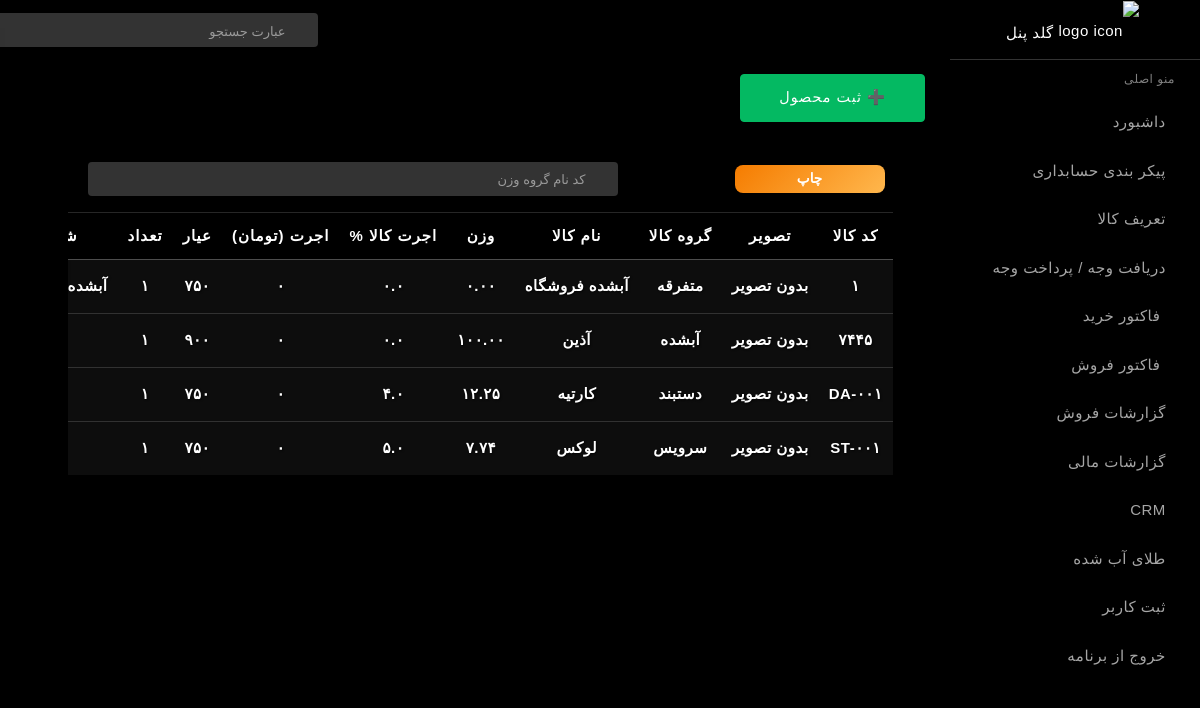
/product (signed in), run on the app's committed database.
### dashboard/models.py (models this page shows, shortened)
class Product(models.Model):
    CATEGORY_CHOICES = [
        ('ab','آبشده'),
        ('mot','متفرقه'),
        ('bracelet', 'دستبند'),
        ('earing', 'گوشواره'),
        ('neckles', 'گردنبند'),
        ('set','سرویس'),
        ('ring', 'انگشتر'),
        ("coine","سکه"),
        ("nimset","نیم ست"),
        ("medal","مدال"),
        ("zanjir","زنجیر"),
        ('other','سایر')
    ]
    code=models.CharField(max_length=10,unique=True)
    name = models.CharField(max_length=200)
    category = models.CharField(max_length=50, choices=CATEGORY_CHOICES, default='bracelet')
    weight = models.DecimalField(max_digits=8, decimal_places=2, null=False, blank=False)
    initial_weight = models.DecimalField(max_digits=10,decimal_places=2,null=True,blank=True,verbose_name="وزن اولیه خرید")
    description = models.TextField(blank=True, null=True)
    quantity = models.PositiveIntegerField(null=True, blank=True,default=0)
    image = models.ImageField(upload_to='products/', blank=True, null=True)
    purity = models.CharField(max_length=10, verbose_name="عیار",default='750')
    labor = models.DecimalField(max_digits=4, decimal_places=1, default=0 , null=True, blank=True)  # اجرت هر گرم طلا
    laborprice = models.DecimalField(max_digits=14, decimal_places=0, default=0 , null=True, blank=True)  # اجرت هر گرم طلا
    price = models.DecimalField(max_digits=14, decimal_places=0, default=0 , null=True, blank=True)
    barcode_image = models.TextField(blank=True, null=True)  # ذخیره base64
    created = models.DateTimeField(auto_now_add=True)

### dashboard/views.py (the view)
# urls.py: path('product',views.product_view,name='product'),
@login_required(login_url='/')  # مسیر صفحه لاگین شما
def product_view(request):
    if request.method=='POST':
        form = ProductForm(request.POST, request.FILES)
        if form.is_valid():
            form.save()
            return redirect('product')
        else:
            print(form.errors)
            print('notvalid')
    else:
        form = ProductForm()
    products = list(Product.objects.all())
    products.sort(key=lambda x: 0 if x.code == '1' else 1)
    categories = category_map
    return render(request,'product.html',{'form':form,'products':products,'categories':categories})

### dashboard/templatetags/jalali_tags.py (called while the page is built)
def to_persian_digits(value: str) -> str:
    if value is None:
        return ""
    value = str(value)
    for i, d in enumerate("0123456789"):
        value = value.replace(d, PERSIAN_DIGITS[i])
    return value

@register.filter
def persian_digits(value):
    return to_persian_digits(value)

@register.filter
def persian_intcomma(value):
    if value is None:
        return ""
    try:
        number = Decimal(str(value))
    except (InvalidOperation, ValueError):
        return to_persian_digits(value)
    parts = str(number).split(".")
    integer_part = int(parts[0])
    formatted_int = f"{integer_part:,}"  # سه رقم سه رقم جدا
    if len(parts) > 1:  # اگر اعشار داشت
        decimal_part = parts[1].rstrip("0")  # صفرهای اضافه آخر حذف بشه
        if decimal_part:
            formatted = f"{formatted_int}.{decimal_part}"
        else:
            formatted = formatted_int
    else:
        formatted = formatted_int
    return to_persian_digits(formatted)

@register.filter
def cat_fa(value):
    mapping = {
        'bracelet': 'دستبند',
        'earing': 'گوشواره',
        'neckles': 'گردنبند',
        'ring': 'انگشتر',
        "coine":"سکه",
        "set":"سرویس",
        "nimset":"نیم ست",
        "medal":"مدال",
        "zanjir":"زنجیر",
        'ab':'آبشده',
        'mot':'متفرقه',
        'other':'سایر',
    }
    return mapping.get(value, value)

### dashboard/templates/product.html (shortened to what this page needs)
{% extends "_newsidebar.html" %}
{% block content %}
{%load static %}
{% load jalali_tags %}
        <button type="button" class="btn btn-success btn-lg  mt-1 mb-3 flex-shrink-0 "
            data-bs-toggle="modal" data-bs-target="#addModal" >
            ➕ ثبت محصول
        </button>
        <div class="col-lg-12">
            <div class="card mt-1">
                <div class="card-body">
                    <div class="d-flex justify-content-between align-items-center mb-3">
                        <button id="printProducts" class="btn-action mr-2" style="width: 150px;">چاپ </button>
                        <form class="search-bar">
                            <input type="text" id="productSearchInput" class="form-control " placeholder="کد نام گروه وزن">
                            <a href="javascript:void();"><i class="icon-magnifier"></i></a>
                        </form>
                    </div>
                    <div class="table-container table-responsive">
                        <table class="table table-hover table-glass" id="productTable">
                            <thead>
                                <tr>
                                    <th>کد کالا</th>
                                    <th>تصویر</th>
                                    <th>گروه کالا</th>
                                    <th>نام کالا</th>
                                    <th>وزن</th>
                                    <th>اجرت کالا %</th>
                                    <th>اجرت (تومان)</th>
                                    <th>عیار</th>
                                    <th>تعداد</th>
                                    <th>شرح کالا</th>
                                </tr>
                            </thead>
                            <tbody>
                                {% for product in products %}
                                    <tr id="product-row-{{ product.id }}">
                                       <td class="td-code">{{product.code|persian_digits}}</td>
                                    <td class="td-image">
                                        {% if product.image %}
                                            <img src="{{ product.image.url }}" alt='{{product.name}}' width="50">
                                        {% else %}
                                            بدون تصویر
                                        {% endif %}
                                    </td>
                                    <td class="td-category" data-value="{{ product.category }}">{{ product.category|cat_fa }}</td>
                                    <td class="td-name">{{ product.name }}</td>
                                    <td class="td-weight">{{ product.weight|persian_digits }}</td>
                                    <td class="td-labor">{{ product.labor|floatformat:1|persian_digits }}</td>
                                    <td class="td-laborprice">{{ product.laborprice|persian_intcomma }}</td>
                                    <td class="td-purity">{{ product.purity|persian_digits }}</td>
                                    <td class="td-quantity">{{ product.quantity|persian_digits }}</td>
                                    <td class="td-description">{{ product.description|persian_digits}}</td>
                                </tr>
                                {% empty %}
                                <tr>
                                    <td colspan="10" class="text-center text-centered">هیچ محصولی ثبت نشده است.</td>
                                </tr>
                                {% endfor %}
                            </tbody>
                        </table>
                    </div>
                </div>
            </div>
        </div>
    </div>
{% endblock %}

### dashboard/templates/product.html (style rules this page uses)
body { margin-left: 10px; }
#productTable th, #productTable td { color: #fff; font-weight: 600; border-top: 1px solid rgba(255,255,255,.15); font-size: 15px; text-shadow: 1px 1px 2px rgba(0,0,0,0.7); white-space: nowrap; padding: 12px 10px !important; vertical-align: middle; text-align: center; }
#productTable thead th { position: sticky; top: 0; background: rgba(0,0,0,0.35); z-index: 10; text-shadow: 1px 1px 2px rgba(0,0,0,0.8); }
#printProducts { font-size: 0.85rem; padding: 4px 10px; margin-right: 5px; margin-top: 1px; height: auto; border: none; border-radius: 8px; color: #fff; font-weight: 600; cursor: pointer; transition: all 0.3s ease; box-shadow: 0 4px 10px rgba(0,0,0,0.25); }
#printProducts { background: linear-gradient(135deg, #f57c00, #ffb74d); }

### data on the page
Product: code|persian_digits "۱", image "بدون تصویر", category|cat_fa "متفرقه", name "آبشده فروشگاه", weight|persian_digits "۰.۰۰", labor|persian_digits "۰.۰", laborprice|persian_intcomma "۰", purity|persian_digits "۷۵۰", quantity|persian_digits "۱", description|persian_digits "آبشده…"
Product: code|persian_digits "۷۴۴۵", image "بدون تصویر", category|cat_fa "آبشده", name "آذین", weight|persian_digits "۱۰۰.۰۰", labor|persian_digits "۰.۰", laborprice|persian_intcomma "۰", purity|persian_digits "۹۰۰", quantity|persian_digits "۱"
Product: code|persian_digits "DA-۰۰۱", image "بدون تصویر", category|cat_fa "دستبند", name "کارتیه", weight|persian_digits "۱۲.۲۵", labor|persian_digits "۴.۰", laborprice|persian_intcomma "۰", purity|persian_digits "۷۵۰", quantity|persian_digits "۱"
Product: code|persian_digits "ST-۰۰۱", image "بدون تصویر", category|cat_fa "سرویس", name "لوکس", weight|persian_digits "۷.۷۴", labor|persian_digits "۵.۰", laborprice|persian_intcomma "۰", purity|persian_digits "۷۵۰", quantity|persian_digits "۱"
